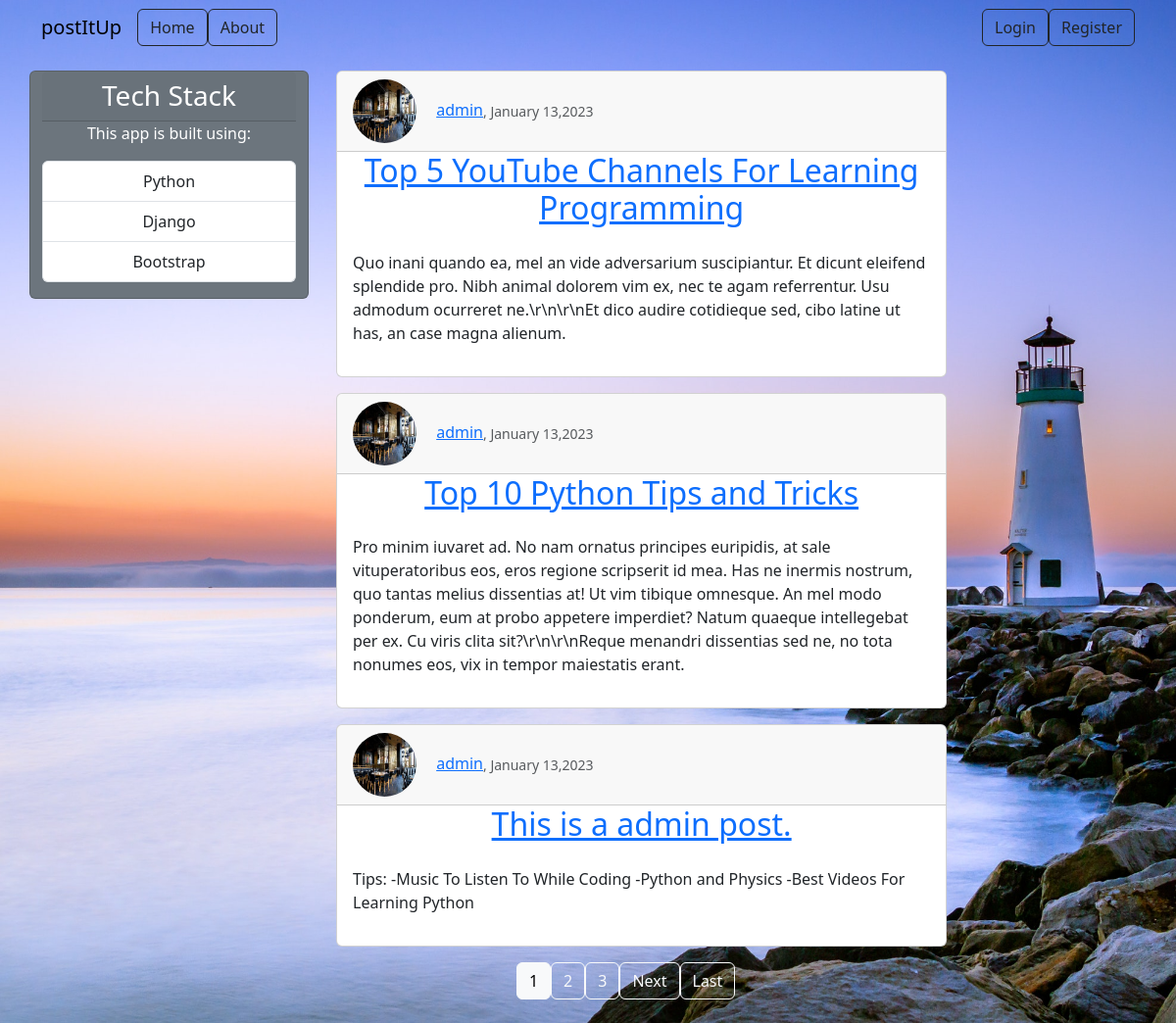
The page / on the database its author committed.
### blog/models.py (models this page shows, shortened)
class Post(models.Model):
    title=models.CharField(max_length=100)
    content=models.TextField()
    date_posted=models.DateTimeField(default=timezone.now)
    author=models.ForeignKey(User,on_delete=models.CASCADE)

### users/models.py (models this page shows, shortened)
class Profile(models.Model):
    user=models.OneToOneField(User,on_delete=models.CASCADE)
    image=models.ImageField(default='default.jpg',upload_to='profile_pics')
    about=models.CharField(max_length=100,default='',blank=True)

### blog/views.py (the view)
# urls.py: path('',PostListView.as_view(),name='blog-home'),
class PostListView(ListView):
    model=Post
    template_name='blog/home.html'
    context_object_name='posts'
    ordering=['-date_posted']
    paginate_by=3

### blog/templates/blog/home.html (shortened to what this page needs)
{%extends 'blog/base.html'%} {%block content%} {% for post in posts%}
<article class="card w-75 m-3">
  <div class="">
    <div class="card-header d-flex just-content-center align-items-center">
      <div>
        <img
          class="rounded-circle article-img"
          src="{{post.author.profile.image.url}}"
        />
        <a class="mr-2" href="{%url 'user-posts' post.author.username%}"
          >{{ post.author }}</a
        >
      </div>
      <small class="text-muted align-self-center"
        >, {{ post.date_posted|date:"F d,Y" }}</small
      >
    </div>
    <h2 class="text-center">
      <a class="" href="{%url 'post-detail' post.id%}">{{ post.title }}</a>
    </h2>
    <p class="p-3">{{ post.content }}</p>
  </div>
</article>
{%endfor%}
<div class="d-flex justify-content-center w-75">
  {% if is_paginated %}  {% for num in page_obj.paginator.page_range %}
  {% if page_obj.number == num %}
  <a class="btn btn-light mb-4" href="?page={{ num }}">{{ num }}</a>
  {% elif num > page_obj.number|add:'-3' and num < page_obj.number|add:'3' %}
  <a class="btn btn-outline-light mb-4" href="?page={{ num }}">{{ num }}</a>
  {% endif %} {% endfor %} {% if page_obj.has_next %}
  <a
    class="btn btn-outline-light mb-4"
    href="?page={{ page_obj.next_page_number }}"
    >Next</a
  >
  <a
    class="btn btn-outline-light mb-4"
    href="?page={{ page_obj.paginator.num_pages }}"
    >Last</a
  >
  {% endif %} {%endif%}
</div>
{%endblock%}

### blog/templates/blog/base.html (shortened to what this page needs)
{%load static%}
<!DOCTYPE html>
<html lang="en">
  <head>
    <link href="https://cdn.jsdelivr.net/npm/bootstrap@5.3.0-alpha1/dist/css/bootstrap.min.css" rel="stylesheet">
    <link rel="stylesheet" type="text/css" href="{%static 'blog/main.css'%}">
  </head>
  </head>
  <body >
  <header >
  <nav class="navbar navbar-expand-lg navbar-light " >
    <div class="container">
      <a class="navbar-brand mr-4 " href="{%url 'blog-home'%}">postItUp</a>
      <div class="collapse navbar-collapse d-flex justify-content-between" id="navbarToggle">
        <div class="navbar-nav mr-auto">
          <a class="btn  btn-outline-dark" href="{%url 'blog-home'%}">Home</a>
          <a class="btn  btn-outline-dark" href="{%url 'blog-about'%}">About</a>
        </div>
        <div class="navbar-nav " style="margin-left: auto;">
          {%if user.is_authenticated%}
          <a class="btn  btn-outline-dark" href="{%url 'post-create'%}">New Post</a>
          <a class="btn  btn-outline-dark" href="{%url 'profile'%}">Profile</a>
          <a class="btn  btn-outline-dark" href="{%url 'logout'%}">Logout?</a>
          {%else%}
          <a class="btn  btn-outline-dark" href="{%url 'login'%}">Login</a>
          <a class="btn  btn-outline-dark" href="{%url 'register'%}">Register</a>
          {%endif%}
        </div>
      </div>
    </div>
  </nav>
 </header>
  <main role="main" class="container">
  <div class="row">
    <div class="col-md-3 card text-center mt-3 h-100  bg-secondary">
      <div class="">
        <h3 class="card-header text-white">Tech Stack</h3>
        <p class='text-white'>This app is built using:
          <ul class="list-group">
            <li class="list-group-item ">Python</li>
            <li class="list-group-item ">Django</li>
            <li class="list-group-item ">Bootstrap</li>
          </ul>
        </p>
      </div>
    </div>
    <div class="col-md-9">
      {% block content %}{% endblock %}
    </div>
  </div>
</main>
  </body>
</html>

### blog/static/blog/main.css (style rules this page uses)
body { background: #fafafa; color: #333333; background-image: url("../../../media/background-img.jpg"); background-size: cover; }
h1, h2, h3, h4, h5, h6 { color: #444444; }
ul { margin: 0; }
.article-img { height: 65px; width: 65px; margin-right: 16px; }

### rows shown on the page
Post: author.profile.image (picture), author "admin", date_posted "January 13,2023", title "Top 5 YouTube Channels For Learning Programming", content "Quo inani quando ea, mel an vide adversarium suscipiantur. Et dicunt eleifend splendide pro. Nibh animal dolorem vim ex, nec te agam referrentur. Usu admodum ocurreret ne.\\r\\n\\r\\nEt dico audire cotidieque sed, cibo latine ut has, an case magna alienum."
Post: author.profile.image (picture), author "admin", date_posted "January 13,2023", title "Top 10 Python Tips and Tricks", content "Pro minim iuvaret ad. No nam ornatus principes euripidis, at sale vituperatoribus eos, eros regione scripserit id mea. Has ne inermis nostrum, quo tantas melius dissentias at! Ut vim tibique omnesque. An mel modo ponderum, eum at probo appetere imperdiet? Natum quaeque intellegebat per ex. Cu viris clita sit?\\r\\n\\r\\nReque menandri dissentias sed ne, no tota nonumes eos, vix in tempor maiestatis erant."
Post: author.profile.image (picture), author "admin", date_posted "January 13,2023", title "This is a admin post.", content "Tips: -Music To Listen To While Coding -Python and Physics -Best Videos For Learning Python"

### other values the page prints
{{ num }} "1"
{{ num }} "2" "3"
